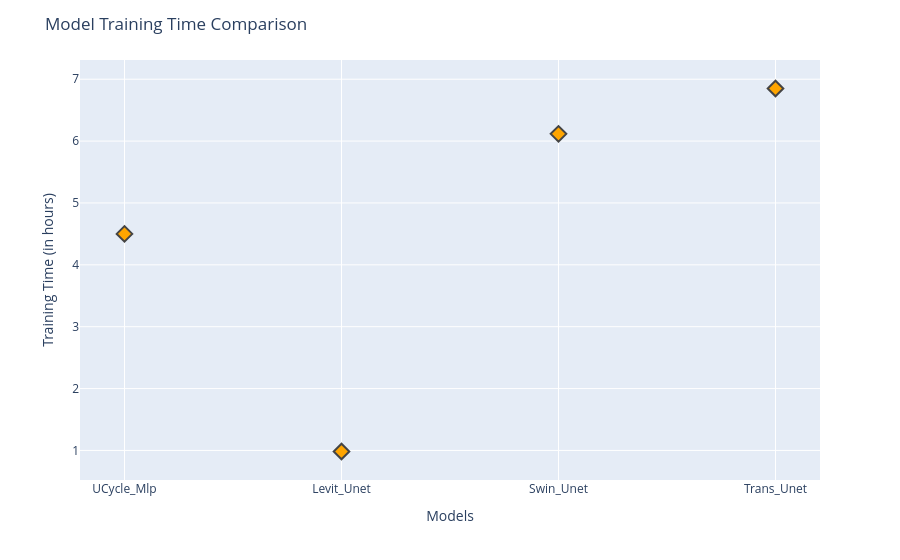

Write notebook code for a chart like this one.
### Code cell
fig = px.scatter(model_metrics_df, y="training_time(in hrs)", x="models", )
# fig.update_traces(marker_size=10)
fig.update_traces(marker=dict(size=12, symbol='diamond', color='orange', line=dict(width=2,)))
fig.update_layout(
    title="Model Training Time Comparison",
    xaxis_title="Models",
    yaxis_title="Training Time (in hours)",
    # template="plotly_light",  # Dark theme
    showlegend=False,  # Remove legend if not needed
    xaxis=dict(showgrid=True, zeroline=False),  # Show grid lines
    yaxis=dict(showgrid=True, zeroline=False),  # Show grid lines
)
fig.show()

### Figure 1 — Plotly figure (JSON) as saved in the notebook; plotly's stock layout.template omitted (floating-point values rounded to 4 significant figures)
{"data": [{"hovertemplate": "models=%{x}<br>training_time(in hrs)=%{y}<extra></extra>", "legendgroup": "", "marker": {"color": "orange", "line": {"width": 2}, "size": 12, "symbol": "diamond"}, "mode": "markers", "name": "", "orientation": "v", "showlegend": false, "type": "scatter", "x": ["UCycle_Mlp", "Levit_Unet", "Swin_Unet", "Trans_Unet"], "xaxis": "x", "y": [4.5, 0.983, 6.117, 6.85], "yaxis": "y"}], "layout": {"legend": {"tracegroupgap": 0}, "margin": {"t": 60}, "showlegend": false, "title": {"text": "Model Training Time Comparison"}, "xaxis": {"anchor": "y", "domain": [0, 1], "showgrid": true, "title": {"text": "Models"}, "zeroline": false}, "yaxis": {"anchor": "x", "domain": [0, 1], "showgrid": true, "title": {"text": "Training Time (in hours)"}, "zeroline": false}}}
